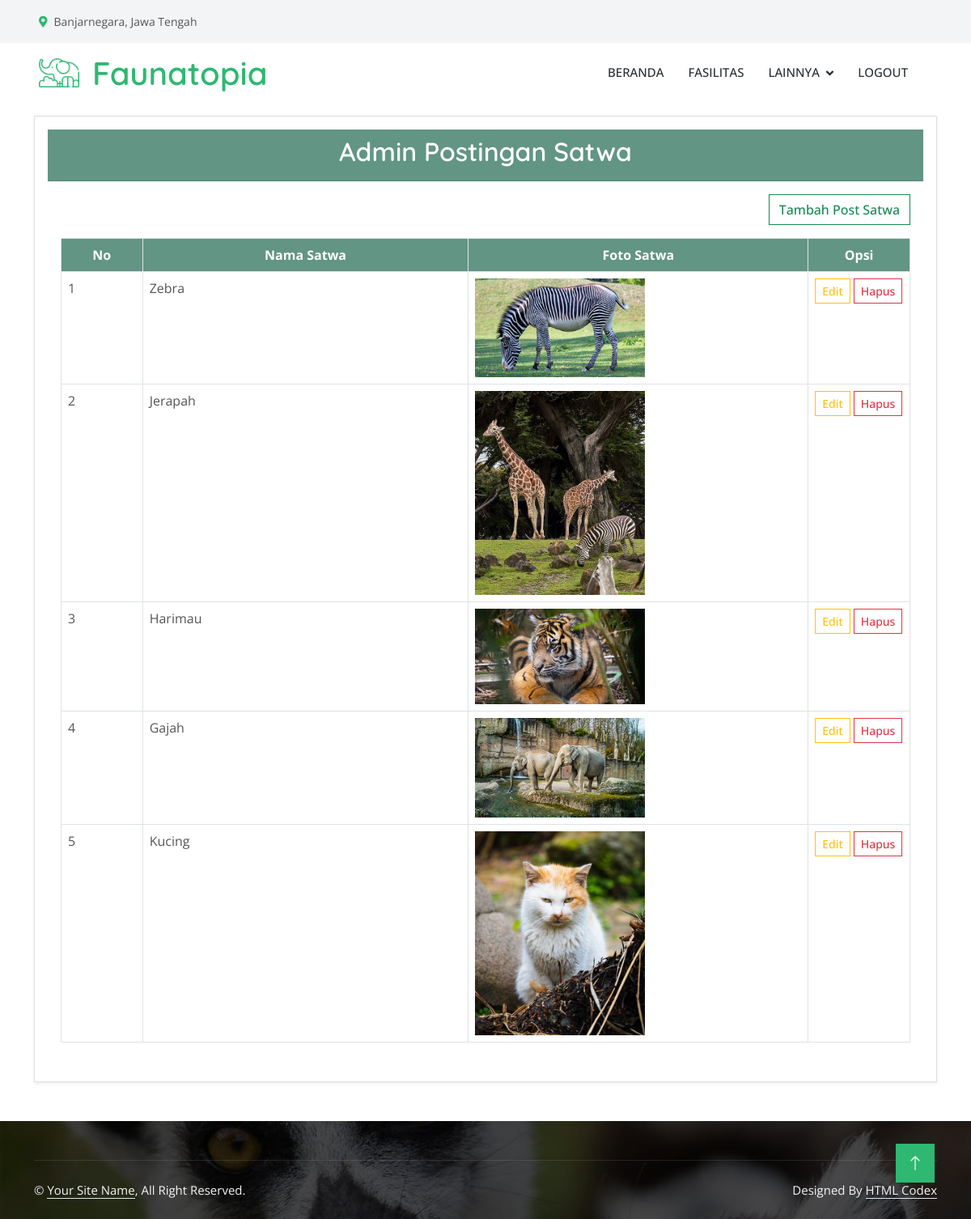
The app's page /admin/admin_satwa.php with its own data.
### tables this page shows
CREATE TABLE IF NOT EXISTS `satwa` (
  `id` int NOT NULL AUTO_INCREMENT,
  `nama_satwa` varchar(50) NOT NULL DEFAULT '0',
  `foto` varchar(255) NOT NULL DEFAULT '0',
  PRIMARY KEY (`id`)
);

### admin/admin_satwa.php (the view, shortened to what this page needs)
<?php
include '../koneksi/function.php';
?>
<!DOCTYPE html>
<html lang="en">
<head>
    <link href="https://cdnjs.cloudflare.com/ajax/libs/font-awesome/5.10.0/css/all.min.css" rel="stylesheet">
    <link href="https://cdn.jsdelivr.net/npm/bootstrap-icons@1.4.1/font /bootstrap-icons.css" rel="stylesheet">
    <link href="../lib/animate/animate.min.css" rel="stylesheet">
    <link href="../lib/lightbox/css/lightbox.min.css" rel="stylesheet">
    <link href="../lib/owlcarousel/assets/owl.carousel.min.css" rel="stylesheet">
    <link href="../css/bootstrap.min.css" rel="stylesheet">
    <link href="../css/style.css" rel="stylesheet">
</head>
<body>
    <?php include 'navbar.php'; ?>
    <div class="container mt-3">
        <div class="card shadow-sm p-3 mb-5 bg-body-tertiary rounded">
            <div class="card-header text-center" style="background-color: #629584;">
                <h2 style="color: white;">Admin Postingan Satwa</h2>
            </div>
            <div class="card-body">
                <div class="d-flex justify-content-end mb-3">
                    <button type="button" onclick="window.location='tambah_post_satwa.php'" class="btn btn-outline-success">Tambah Post Satwa</button>
                </div>
                <div class="table-responsive">
                    <table class="table table-bordered table-hover">
                        <thead style="text-align: center; background-color: #629584; color: white">
                            <tr>
                                <th style="width: 5%;">No</th>
                                <th style="width: 20%;">Nama Satwa</th>
                                <th style="width: 20%;">Foto Satwa</th>
                                <th style="width: 5%;">Opsi</th>
                            </tr>
                        </thead>
                        <tbody>
                            <?php
                            $sql = "SELECT * FROM satwa";
                            $result = $conn->query($sql);
                            if ($result->num_rows > 0) {
                                $no = 1;
                                while ($row = $result->fetch_assoc()) {
                                    echo '<tr>';
                                    echo '<td>' . $no++ . '</td>';
                                    echo '<td>' . htmlspecialchars($row['nama_satwa']) . '</td>';
                                    echo '<td><img src="../img/' . htmlspecialchars($row['foto']) . '" alt="Foto" style="width: 210px; height: auto;"></td>';
                                    echo '<td>';
                                    echo '<a href="edit_post_satwa.php?id=' . $row['id'] . '" class="btn btn-outline-warning btn-sm">Edit</a> ';
                                    echo '<a href="hapus_post_satwa.php?id=' . $row['id'] . '" class="btn btn-outline-danger btn-sm" onclick="return confirm(\'Yakin ingin menghapus data ini?\')">Hapus</a>';
                                    echo '</td>';
                                    echo '</tr>';
                                }
                            } else {
                                echo "<tr><td colspan='4'>Tidak ada data satwa.</td></tr>";
                            }
                            ?>
                        </tbody>
                    </table>
                </div>
            </div>
        </div>
    </div>
    <?php include 'footer.php'; ?>
    <a href="#" class="btn btn-lg btn-primary btn-lg-square back-to-top"><i class="bi bi-arrow-up"></i></a>
</body>
</html>

### admin/navbar.php (shortened to what this page needs)
<!DOCTYPE html>
<html lang="en">
<head>
    <link href="https://cdnjs.cloudflare.com/ajax/libs/font-awesome/5.10.0/css/all.min.css" rel="stylesheet">
    <link href="https://cdn.jsdelivr.net/npm/bootstrap-icons@1.4.1/font/bootstrap-icons.css" rel="stylesheet">
    <link href="../lib/animate/animate.min.css" rel="stylesheet">
    <link href="../lib/lightbox/css/lightbox.min.css" rel="stylesheet">
    <link href="../lib/owlcarousel/assets/owl.carousel.min.css" rel="stylesheet">
    <link href="../css/bootstrap.min.css" rel="stylesheet">
    <link href="../css/style.css" rel="stylesheet">
</head>
<body>
    <div class="container-fluid bg-light p-0 wow fadeIn" data-wow-delay="0.1s">
        <div class="row gx-0 d-none d-lg-flex">
            <div class="col-lg-7 px-5 text-start">
                <div class="h-100 d-inline-flex align-items-center py-3 me-4">
                    <small class="fa fa-map-marker-alt text-primary me-2"></small>
                    <small>Banjarnegara, Jawa Tengah</small>
                </div>
            </div>
            <div class="col-lg-5 px-5 text-end">
            </div>
        </div>
    </div>
    <nav class="navbar navbar-expand-lg bg-white navbar-light sticky-top py-lg-0 px-4 px-lg-5 wow fadeIn" data-wow-delay="0.1s">
        <a href="index.html" class="navbar-brand p-0">
            <img class="img-fluid me-3" src="../img/icon/icon-10.png" alt="Icon">
            <h1 class="m-0 text-primary">Faunatopia</h1>
        </a>
        <div class="collapse navbar-collapse py-4 py-lg-0" id="navbarCollapse">
            <div class="navbar-nav ms-auto">
                <a href="index.php" class="nav-item nav-link">Beranda</a>
                <a href="admin_fasilitas.php" class="nav-item nav-link">Fasilitas</a>
                <div class="nav-item dropdown">
                    <a href="#" class="nav-link dropdown-toggle" data-bs-toggle="dropdown">Lainnya</a>
                </div>
                <a href="logout.php" class="nav-item nav-link">Logout</a>
            </div>
        </div>
    </nav>
    <a href="#" class="btn btn-lg btn-primary btn-lg-square back-to-top"><i class="bi bi-arrow-up"></i></a>
</body>
</html>

### admin/footer.php (shortened to what this page needs)
<!DOCTYPE html>
<html lang="en">
<head>
    <link href="https://cdnjs.cloudflare.com/ajax/libs/font-awesome/5.10.0/css/all.min.css" rel="stylesheet">
    <link href="https://cdn.jsdelivr.net/npm/bootstrap-icons@1.4.1/font/bootstrap-icons.css" rel="stylesheet">
    <link href="../lib/animate/animate.min.css" rel="stylesheet">
    <link href="../lib/lightbox/css/lightbox.min.css" rel="stylesheet">
    <link href="../lib/owlcarousel/assets/owl.carousel.min.css" rel="stylesheet">
    <link href="../css/bootstrap.min.css" rel="stylesheet">
    <link href="../css/style.css" rel="stylesheet">
</head>
<body>
    <div class="container-fluid footer bg-dark text-light footer mt-5 pt-5 wow fadeIn" data-wow-delay="0.1s">
        <div class="container">
            <div class="copyright">
                <div class="row">
                    <div class="col-md-6 text-center text-md-start mb-3 mb-md-0">
                        &copy; <a class="border-bottom" href="#">Your Site Name</a>, All Right Reserved.
                    </div>
                    <div class="col-md-6 text-center text-md-end">
                        Designed By <a class="border-bottom" href="https://htmlcodex.com">HTML Codex</a>
                    </div>
                </div>
            </div>
        </div>
    </div>
    <a href="#" class="btn btn-lg btn-primary btn-lg-square back-to-top"><i class="bi bi-arrow-up"></i></a>
</body>
</html>

### css/style.css (style rules this page uses)
:root { --primary: #2EB872; --light: #F3F4F5; --dark: #282F34; }
.back-to-top { position: fixed; display: none; right: 45px; bottom: 45px; z-index: 99; }
.btn { font-weight: 500; transition: .5s; }
.btn.btn-primary, .btn.btn-secondary { color: #FFFFFF; }
.btn-lg-square { width: 48px; height: 48px; }
.btn-square, .btn-sm-square, .btn-lg-square { padding: 0; display: flex; align-items: center; justify-content: center; font-weight: normal; }
.navbar.sticky-top { top: -100px; transition: .5s; }
.navbar .navbar-brand { display: flex; align-items: center; }
.navbar .navbar-brand img { max-height: 50px; }
.navbar .dropdown-toggle::after { border: none; content: "\f107"; font-family: "Font Awesome 5 Free"; font-weight: 900; vertical-align: middle; margin-left: 8px; }
.navbar .navbar-nav .nav-link { margin-right: 30px; padding: 25px 0; color: #FFFFFF; font-size: 15px; font-weight: 500; text-transform: uppercase; outline: none; }
.navbar .navbar-nav .nav-link { color: var(--dark); font-weight: 500; }
.footer { background: linear-gradient(rgba(0, 0, 0, .7), rgba(0, 0, 0, .7)), url(../img/bg-2.jpg) center center no-repeat; background-size: cover; }
.footer .copyright { padding: 25px 0; font-size: 15px; border-top: 1px solid rgba(256, 256, 256, .1); }
.footer .copyright a { color: var(--light); }

### records on screen
satwa: nama_satwa "Zebra", foto (picture)
satwa: nama_satwa "Jerapah", foto (picture)
satwa: nama_satwa "Harimau", foto (picture)
satwa: nama_satwa "Gajah", foto (picture)
satwa: nama_satwa "Kucing", foto (picture)
